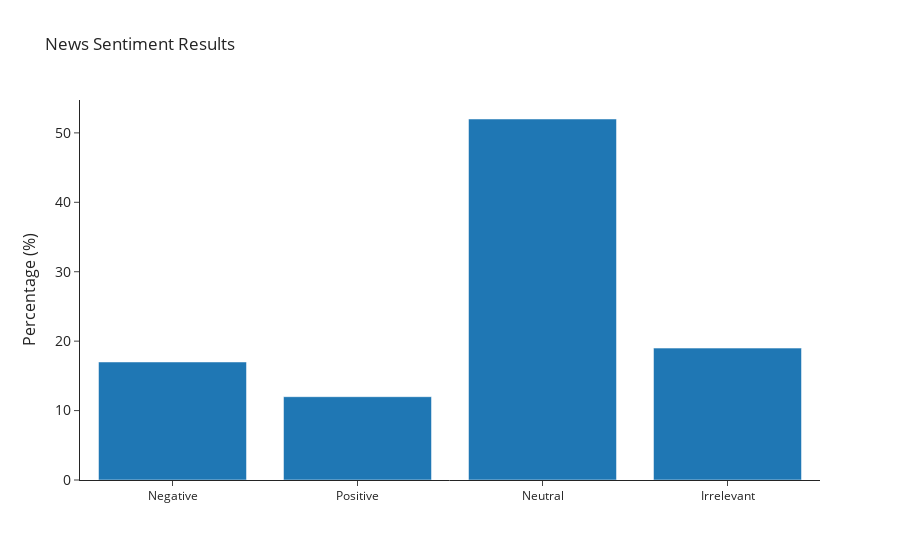

The notebook cell this image was saved under:
### Code cell
#news_title_sentiment('FinTech')

### Figure 1 — Plotly figure (JSON) as saved in the notebook; plotly's stock layout.template omitted (floating-point values rounded to 4 significant figures)
{"data": [{"type": "bar", "x": ["Negative", "Positive", "Neutral", "Irrelevant"], "y": ["17", "12", "52", "19"]}], "layout": {"title": {"text": "News Sentiment Results"}, "yaxis": {"tickfont": {"size": 14}, "title": {"font": {"size": 16}, "text": "Percentage (%)"}}}}
